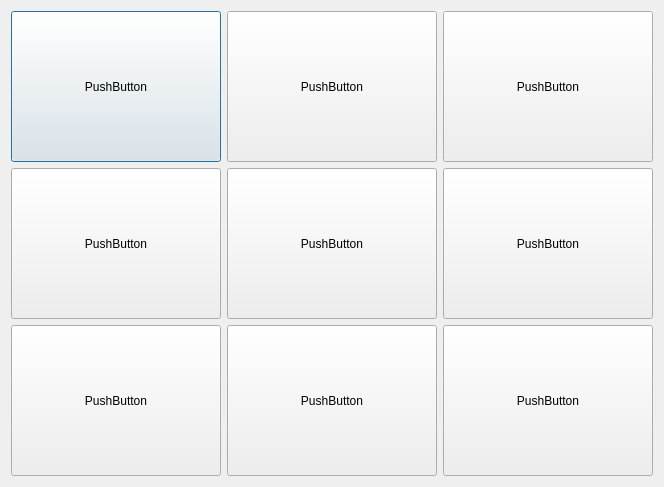
<?xml version="1.0" encoding="UTF-8"?>
<ui version="4.0">
 <class>idnex</class>
 <widget class="QDialog" name="idnex">
  <property name="geometry">
   <rect>
    <x>0</x>
    <y>0</y>
    <width>664</width>
    <height>487</height>
   </rect>
  </property>
  <property name="windowTitle">
   <string>Dialog</string>
  </property>
  <layout class="QVBoxLayout" name="verticalLayout">
   <item>
    <layout class="QHBoxLayout" name="horizontalLayout">
     <item>
      <widget class="QPushButton" name="pushButton">
       <property name="sizePolicy">
        <sizepolicy hsizetype="Preferred" vsizetype="Preferred">
         <horstretch>0</horstretch>
         <verstretch>0</verstretch>
        </sizepolicy>
       </property>
       <property name="text">
        <string>PushButton</string>
       </property>
      </widget>
     </item>
     <item>
      <widget class="QPushButton" name="pushButton_3">
       <property name="sizePolicy">
        <sizepolicy hsizetype="Preferred" vsizetype="Preferred">
         <horstretch>0</horstretch>
         <verstretch>0</verstretch>
        </sizepolicy>
       </property>
       <property name="text">
        <string>PushButton</string>
       </property>
      </widget>
     </item>
     <item>
      <widget class="QPushButton" name="pushButton_2">
       <property name="sizePolicy">
        <sizepolicy hsizetype="Preferred" vsizetype="Preferred">
         <horstretch>0</horstretch>
         <verstretch>0</verstretch>
        </sizepolicy>
       </property>
       <property name="text">
        <string>PushButton</string>
       </property>
      </widget>
     </item>
    </layout>
   </item>
   <item>
    <layout class="QHBoxLayout" name="horizontalLayout_2">
     <item>
      <widget class="QPushButton" name="pushButton_4">
       <property name="sizePolicy">
        <sizepolicy hsizetype="Preferred" vsizetype="Preferred">
         <horstretch>0</horstretch>
         <verstretch>0</verstretch>
        </sizepolicy>
       </property>
       <property name="text">
        <string>PushButton</string>
       </property>
      </widget>
     </item>
     <item>
      <widget class="QPushButton" name="pushButton_5">
       <property name="sizePolicy">
        <sizepolicy hsizetype="Preferred" vsizetype="Preferred">
         <horstretch>0</horstretch>
         <verstretch>0</verstretch>
        </sizepolicy>
       </property>
       <property name="text">
        <string>PushButton</string>
       </property>
      </widget>
     </item>
     <item>
      <widget class="QPushButton" name="pushButton_6">
       <property name="sizePolicy">
        <sizepolicy hsizetype="Preferred" vsizetype="Preferred">
         <horstretch>0</horstretch>
         <verstretch>0</verstretch>
        </sizepolicy>
       </property>
       <property name="text">
        <string>PushButton</string>
       </property>
      </widget>
     </item>
    </layout>
   </item>
   <item>
    <layout class="QHBoxLayout" name="horizontalLayout_3">
     <item>
      <widget class="QPushButton" name="pushButton_7">
       <property name="sizePolicy">
        <sizepolicy hsizetype="Preferred" vsizetype="Preferred">
         <horstretch>0</horstretch>
         <verstretch>0</verstretch>
        </sizepolicy>
       </property>
       <property name="text">
        <string>PushButton</string>
       </property>
      </widget>
     </item>
     <item>
      <widget class="QPushButton" name="pushButton_8">
       <property name="sizePolicy">
        <sizepolicy hsizetype="Preferred" vsizetype="Preferred">
         <horstretch>0</horstretch>
         <verstretch>0</verstretch>
        </sizepolicy>
       </property>
       <property name="text">
        <string>PushButton</string>
       </property>
      </widget>
     </item>
     <item>
      <widget class="QPushButton" name="pushButton_9">
       <property name="sizePolicy">
        <sizepolicy hsizetype="Preferred" vsizetype="Preferred">
         <horstretch>0</horstretch>
         <verstretch>0</verstretch>
        </sizepolicy>
       </property>
       <property name="text">
        <string>PushButton</string>
       </property>
      </widget>
     </item>
    </layout>
   </item>
  </layout>
 </widget>
 <resources/>
 <connections/>
</ui>
